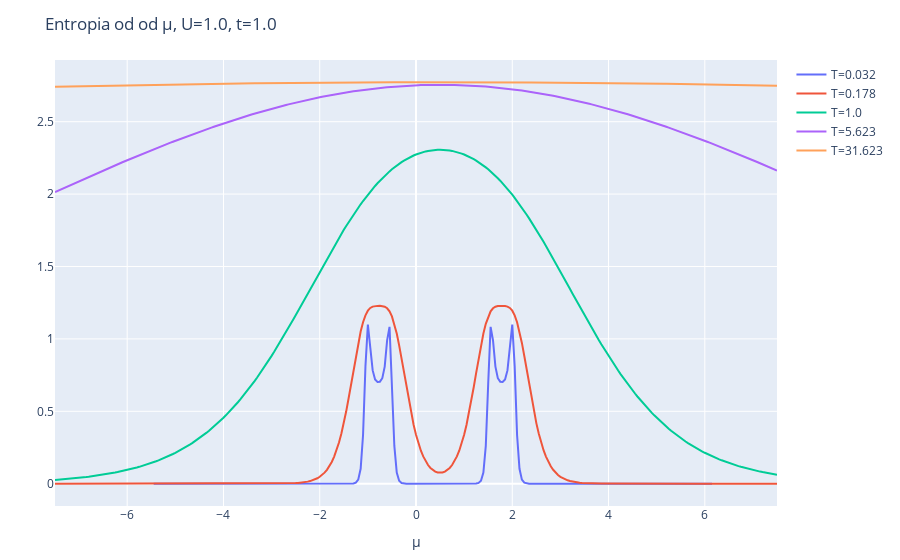

The cell this chart's notebook holds for it:
### Code cell
y_vals = entropy_vals

layout = Layout(
    title="Entropia od od μ, U=$U, t=$t",
    xaxis_title="μ",
    yaxis_title="",
)
plot([scatter(x=chem_potentials, y=yval, name="T=$t") for (yval, t) in zip(y_vals, temp_range)], layout)

### Figure 1 — Plotly figure (JSON) as saved in the notebook; plotly's stock layout.template omitted (floating-point values rounded to 4 significant figures; data arrays with more than 128 entries replaced by an {"elided": "..."} marker saying what was removed)
{"data": [{"name": "T=0.032", "type": "scatter", "x": {"elided": "301 float values"}, "y": {"elided": "301 float values"}}, {"name": "T=0.178", "type": "scatter", "x": {"elided": "301 float values"}, "y": {"elided": "301 float values"}}, {"name": "T=1.0", "type": "scatter", "x": {"elided": "301 float values"}, "y": {"elided": "301 float values"}}, {"name": "T=5.623", "type": "scatter", "x": {"elided": "301 float values"}, "y": {"elided": "301 float values"}}, {"name": "T=31.623", "type": "scatter", "x": {"elided": "301 float values"}, "y": {"elided": "301 float values"}}], "layout": {"margin": {"b": 50, "l": 50, "r": 50, "t": 60}, "title": "Entropia od od μ, U=1.0, t=1.0", "xaxis": {"title": {"text": "μ"}}, "yaxis": {"title": {"text": ""}}}}
